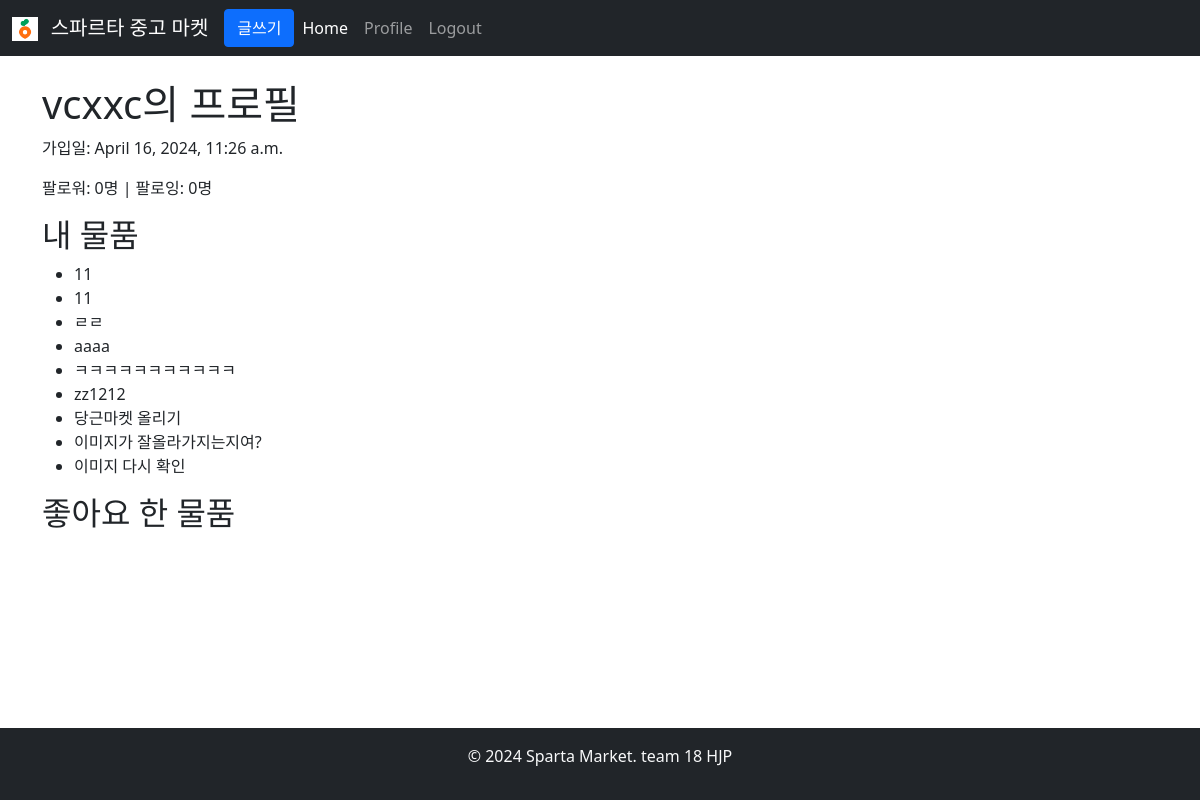
The page /accounts/users/vcxxc/ on the database as committed earlier.
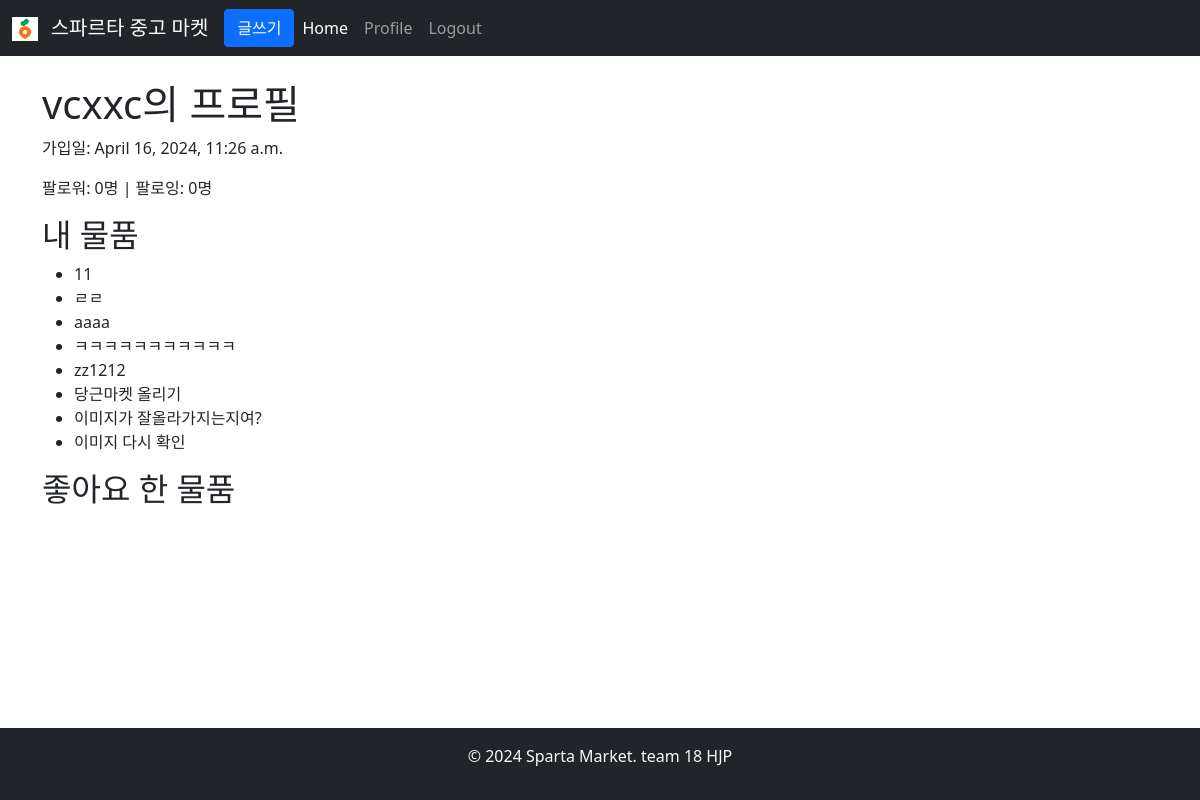
The same page on the database as committed later.
### products/models.py (models this page shows, shortened)
class Post(models.Model):
    user = models.ForeignKey(User, on_delete=models.CASCADE, related_name='posts')
    title = models.CharField(max_length=100)
    image = models.ImageField(upload_to='media/', blank=True, null=True)
    image_url = models.URLField(default='', blank=True)
    price = models.DecimalField(max_digits=10, decimal_places=0)
    address = models.CharField(max_length=255)
    likes_count = models.PositiveIntegerField(default=0)
    created_at = models.DateTimeField(auto_now_add=True)
    content = models.TextField(blank=True, null=True)

### accounts/views.py (the view)
# urls.py: path('users/<str:username>/', profile_view, name='user_profile'),
def profile_view(request, username):
    user = get_object_or_404(User, username=username)
    if not hasattr(user, 'profile'):
        Profile.objects.create(user=user)
    posts = user.posts.all()  # 유저가 등록한 물품
    favorites = user.profile.favorites.all()  # 유저가 찜한 물품
    print(favorites)
    followers = user.followers.count()  # 해당 유저를 팔로우하는 사용자 수
    following = user.following.count()  # 해당 유저가 팔로우하는 사용자 수
    return render(request, 'accounts/profile.html', {
        'user': user,
        'posts': posts,
        'favorites': favorites,
        'followers': followers,
        'following': following
    })

### accounts/templates/accounts/profile.html (shortened to what this page needs)
{% extends 'base.html' %}
{% block content %}
<h1>{{ user.username }}의 프로필</h1>
<p>가입일: {{ user.profile.joined_at }}</p>
<p>팔로워: {{ followers }}명 | 팔로잉: {{ following }}명</p>
<h2>내 물품</h2>
<ul>
    {% for post in posts %}
    <li>{{ post.title }}</li>
    {% endfor %}
</ul>
<h2>좋아요 한 물품</h2>
{% endblock %}

Rows that differ between the two databases and show on the page:
removed Post: title "11"
